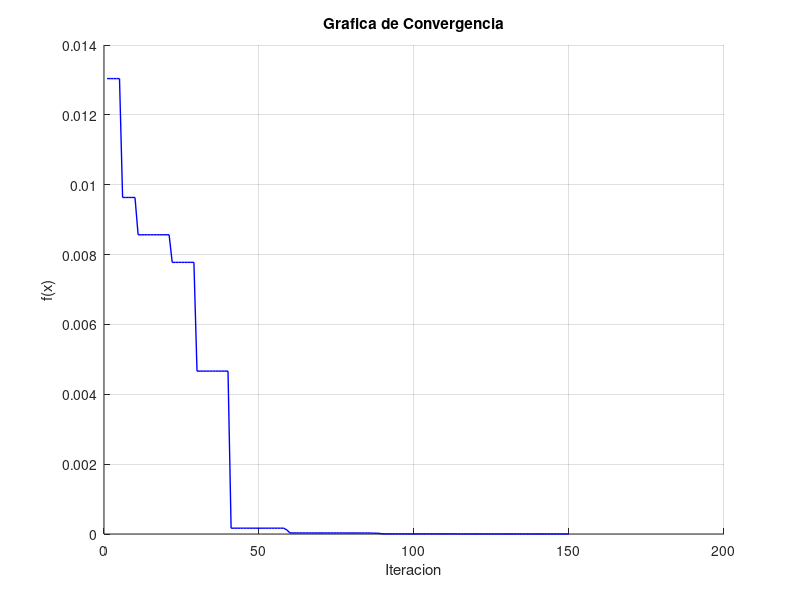
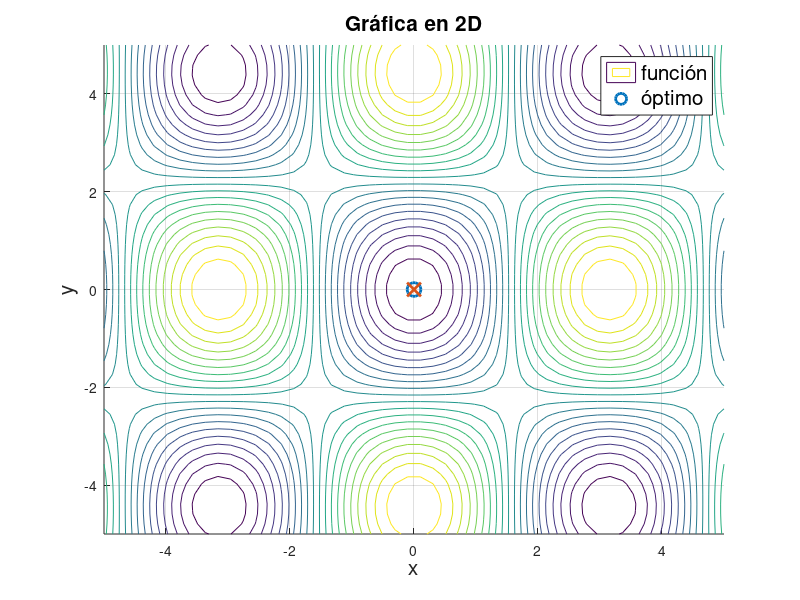
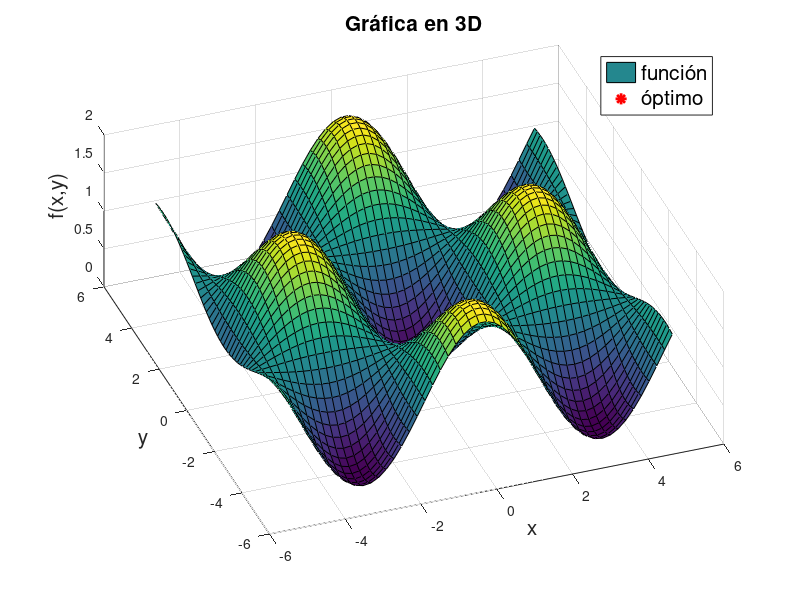

Write the MATLAB code that produced these figures, in order.
clear
clc
close all

%griewank
f = @(x,y) 1 + (x.^2 + y.^2)/4000 - cos(x).*cos(y./sqrt(2));
%Rastrigin
%f = @(x,y) 10*2 + x.^2 + y.^2 - 10*cos(2*pi*x) - 10*cos(2*pi*y);
%Sphere
%f = @(x,y) (x).^2 +(y).^2;

xl = [-5 -5]';
xu = [5 5]';

x_lim = linspace(-5,5,50); % límites para eje x, -5 es inferior, 5 es superior, con 50 puntos
y_lim = linspace(-5,5,50); % límites para eje y, -5 es inferior, 5 es superior, con 50 puntos
[X,Y] = meshgrid(x_lim,y_lim); % creamos una rejilla de puntos (x,y) para crear el plot
Z=f(X,Y);

G=150;
D=2;
N=50;
p=0.8; %probabilidad de polinizacion auto o no
lambda=0.5;
sigma2=(((gamma(1+lambda))/(lambda*gamma((1+lambda)/2)))*((sin((pi*lambda)/2))/(2^((lambda-1)/2))))^(1/lambda);

x=zeros(D,N);
fitness=zeros(1,N);
f_plot=zeros(1,G);

for i=1:N
    x(:,i)=xl+(xu-xl).*rand(D,1);
    fitness(i)=f(x(1,i),x(2,i));
end

for t=1:G
    [~ ,igb]=min(fitness);

    for i=1:N
        if rand()<p
            u=normrnd(0,sigma2,[D 1]);
            v=normrnd(0,1,[D 1]);
            L=u./(abs(v).^(1/lambda));
            y=x(:,i)+L.*(x(:,igb)-x(:,i));
        else
            rn=randperm(N,2);
            while ismember(i,rn)
                rn=randperm(N,2);
            end
            j=rn(1);
            k=rn(2);
            y=x(:,i)+rand()*(x(:,j)-x(:,k));
        end
        fy=f(y(1),y(2));
        
        if fy<fitness(i)
            x(:,i)=y;
            fitness(i)=fy;
        end
        
    end
     f_plot(t)=min(fitness);
end
f_plot(t)=min(fitness);
[~,igb]=min(fitness); 


figure
hold on
grid on

plot(f_plot,'b-','LineWidth',1);
title('Grafica de Convergencia');
xlabel('Iteracion');
ylabel('f(x)');


figure
hold on
grid on


contour(X,Y,Z,20) % plot de la rejilla en 2D
plot(x(1, igb), x(2, igb), 'o', 'LineWidth',	2, 'MarkerSize', 10) % % plot del minimo encontrado
plot(x(1, igb), x(2, igb), 'x', 'LineWidth',	2, 'MarkerSize', 10) % % plot del minimo encontrado

%la solucion se plotea en las coordenadas que resulten de la iteracion en
%el vector x0 pero ahora en 2D
legend({'función','óptimo'},'FontSize',15)
title('Gráfica en 2D','FontSize',15)
xlabel('x','FontSize',15)
ylabel('y','FontSize',15)

figure
hold on
grid on

surf(X,Y,Z) % plot de la rejilla en 3D

plot3(x(1, igb), ...
    x(2, igb), ...
    f(x(1, igb),x(2, igb)), 'r*', 'LineWidth',	2, 'MarkerSize', 10) 


%la solucion se plotea en las coordenadas que resulten de la iteracion en
%el vector x0
legend({'función','óptimo'},'FontSize',15)

title('Gráfica en 3D','FontSize',15)
xlabel('x','FontSize',15)
ylabel('y','FontSize',15)
zlabel('f(x,y)','FontSize',15)
view([-20,60]) % estos valores definen la vista 3D del plot